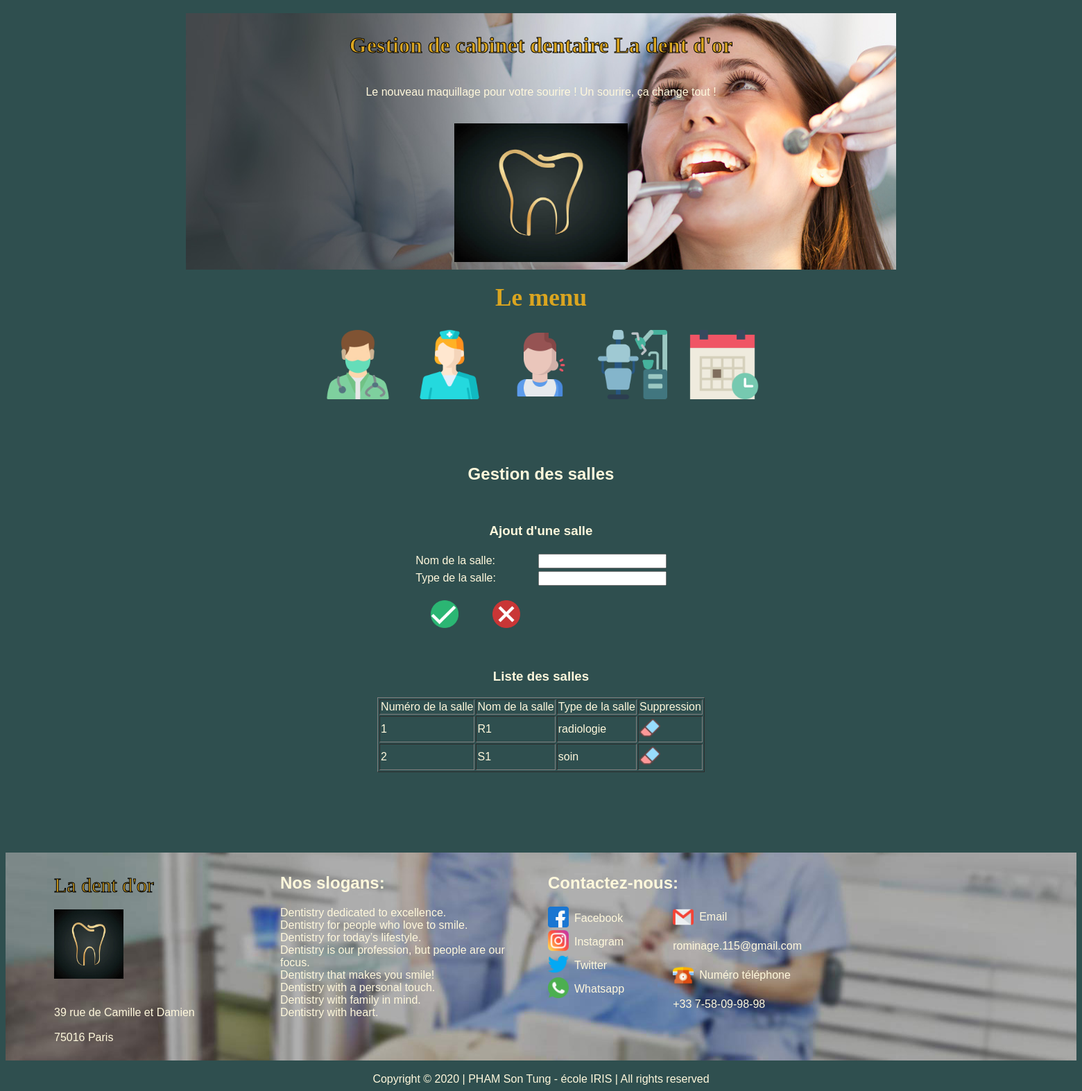
The app's page /index.php?page=4 with its own data.
### tables this page shows
create table salle
		(numS int(3) not null auto_increment,
			nomS varchar(25),
			typeS varchar(20),
			primary key(numS)
		);

### fonction.php (called while the page is built, shortened)
<?php
	function connextion()
	{
		$con = mysqli_connect("localhost", "root", "", "dentaire");
		return $con;
	}
	function selectAllSalle()
	{
		$con = connextion();
		if($con != null)
		{
			$requette ="select * from salle;";
			$resultats = mysqli_query ($con, $requette);
			return $resultats;
		}
	}

### salle.php (the view, shortened to what this page needs)
<br/><br/><br/><br/>
<h2> Gestion des salles </h2>
<br>
<h3>Ajout d'une salle</h3>
<form method="post" action ="">
<table border =0>
<tr><td>Nom de la salle:</td>
	<td><input type="text" name="nomS"></td>
</tr>
<tr><td>Type de la salle:</td>
	<td><input type="text" name="typeS"></td>
</tr>
<tr><td>
	<div class="dropdown">
  		<button type="submit" name="Valider" value="Valider" style="border: 0; background: transparent">
  				<img src="images/valider.png" width="40" height="40" alt="submit" />
   			 </button>
	</div>
	<div class="dropdown">
  		<button type="reset" name="annuler" value="annuler" style="border: 0; background: transparent">
  				<img src="images/annuler.png" width="40" height="40" alt="reset" />
   			 </button>
	</div>
</table>
</form>
<br/>
<h3>Liste des salles</h3>
<table border=1>
<tr><td>Numéro de la salle</td>
	<td>Nom de la salle</td>
	<td>Type de la salle</td>
	<td>Suppression</td>
</tr>
	<?php
		$lesSalles = selectAllSalle();
		foreach ($lesSalles as $uneSalle)
		{
			echo "<tr>  <td>".$uneSalle['numS']." </td>
						<td>".$uneSalle['nomS']." </td>
						<td>".$uneSalle['typeS']." </td>
						<td> <a href='index.php?page=4&numS=".$uneSalle['numS']."'>
							<img src = 'images/suprimer.png' width='30' height='30'>
							</a> </td>
				</tr>";
		}
	?>
</table>

### index.php (style rules this page uses)
html { scroll-behavior: smooth; }
html, body { height: auto }
body { background: #2F4F4F; color :#FFF8DC; font-family: arial; }
.dropdown { position: relative; display: inline-block; margin: 1rem; }
* { box-sizing: border-box; }

### records on screen
salle: numS "1", nomS "R1", typeS "radiologie"
salle: numS "2", nomS "S1", typeS "soin"
